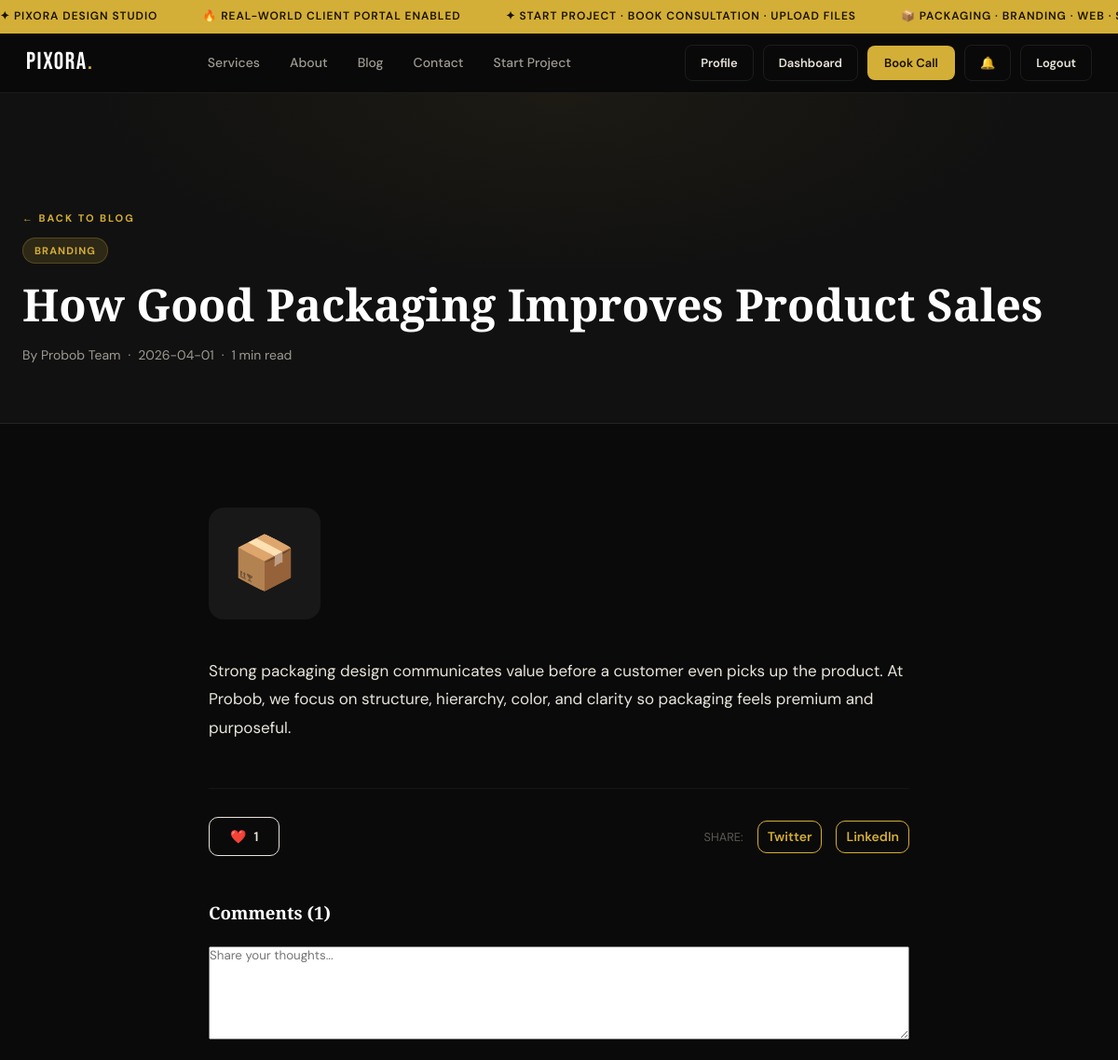
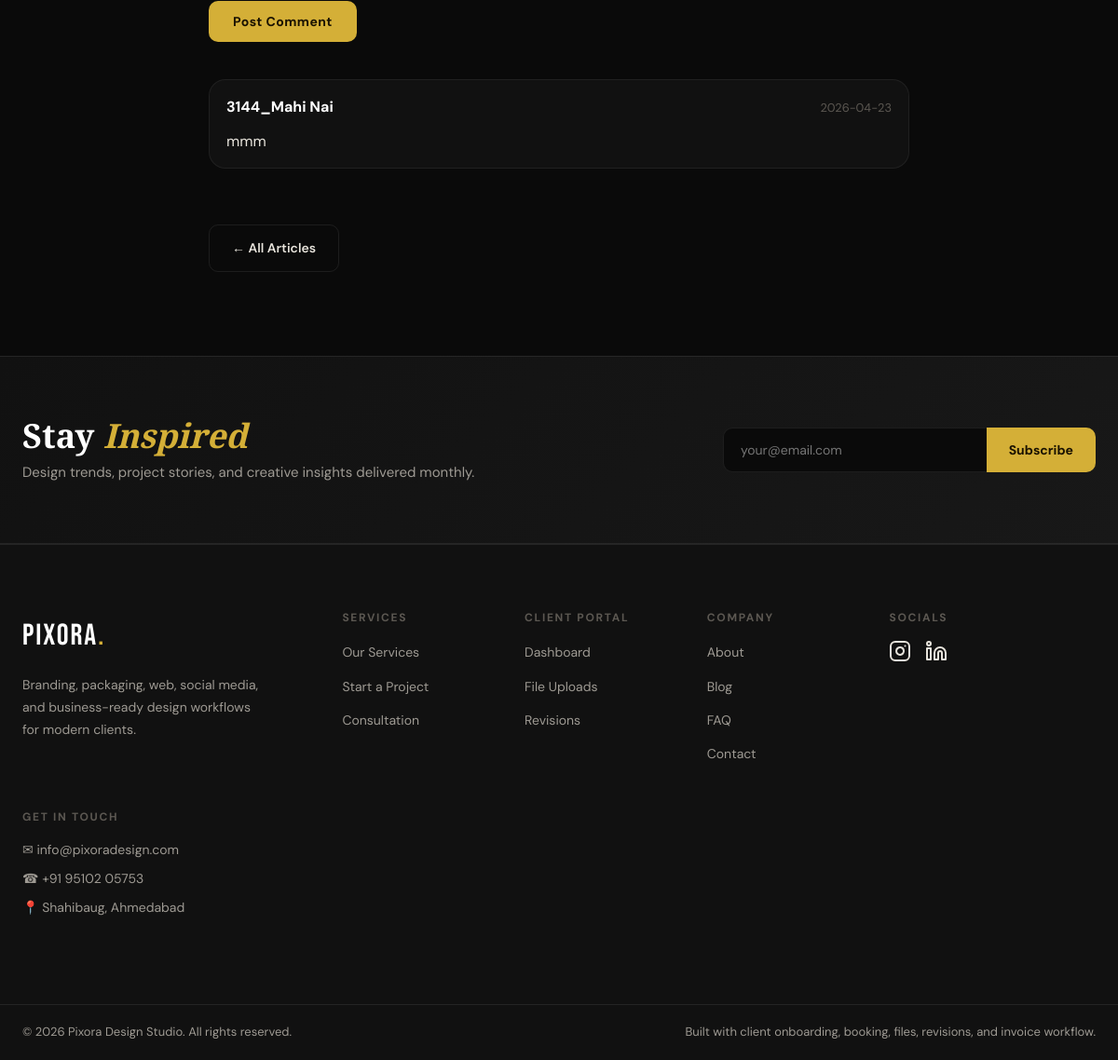
Screenshot of /blog/1 (signed in) with the database file from the repository (2 pictures, top to bottom).
### tables this page shows
CREATE TABLE blog_posts (
            id INTEGER PRIMARY KEY AUTOINCREMENT,
            title TEXT NOT NULL,
            excerpt TEXT,
            content TEXT,
            category TEXT,
            author TEXT DEFAULT 'Probob Team',
            published_at TEXT DEFAULT CURRENT_TIMESTAMP,
            cover_emoji TEXT DEFAULT '📝'
        , created_at TEXT, slug TEXT, tags TEXT, cover_image TEXT);

CREATE TABLE blog_comments (
            id INTEGER PRIMARY KEY AUTOINCREMENT,
            post_id INTEGER,
            user_id INTEGER,
            comment TEXT NOT NULL,
            created_at TEXT DEFAULT CURRENT_TIMESTAMP,
            FOREIGN KEY (post_id) REFERENCES blog_posts(id),
            FOREIGN KEY (user_id) REFERENCES users(id)
        );

CREATE TABLE users (
            id INTEGER PRIMARY KEY AUTOINCREMENT,
            name TEXT NOT NULL,
            email TEXT UNIQUE NOT NULL,
            password_hash TEXT NOT NULL,
            role TEXT DEFAULT 'user',
            reset_token TEXT,
            reset_token_expires TEXT,
            created_at TEXT DEFAULT CURRENT_TIMESTAMP
        , profile_picture TEXT, bio TEXT, phone TEXT, location TEXT, status TEXT DEFAULT 'active');

### app.py (the view)
@app.route('/blog/<int:post_id>')
def blog_post(post_id):
    db = get_db()
    user = get_current_user()
    post = db.execute('SELECT * FROM blog_posts WHERE id=?', (post_id,)).fetchone()
    if not post:
        flash('Post not found.', 'error')
        return redirect(url_for('blog'))
    post = dict(post)
    post['read_time'] = get_read_time(post['content'])
    likes_count = db.execute('SELECT COUNT(*) FROM blog_likes WHERE post_id=?', (post_id,)).fetchone()[0]
    comments = db.execute(
        'SELECT c.*, u.name as user_name FROM blog_comments c JOIN users u ON c.user_id = u.id WHERE c.post_id=? ORDER BY c.id DESC',
        (post_id,)
    ).fetchall()
    user_liked = False
    if user:
        user_liked = db.execute('SELECT 1 FROM blog_likes WHERE post_id=? AND user_id=?', (post_id, user['id'])).fetchone() is not None
    return render_template('blog_post.html', post=post, likes_count=likes_count, comments=comments, user_liked=user_liked)

### app.py (called while the page is built)
def get_db():
    db = getattr(g, '_database', None)
    if db is None:
        db = g._database = sqlite3.connect(DATABASE)
        db.row_factory = sqlite3.Row
    return db

@app.teardown_appcontext
def close_connection(exception):
    db = getattr(g, '_database', None)
    if db is not None:
        db.close()

def get_read_time(content):
    words = len((content or '').split())
    minutes = max(1, round(words / 200))
    return f"{minutes} min read"

def get_current_user():
    if 'user_id' not in session:
        return None
    return get_db().execute('SELECT * FROM users WHERE id=?', (session['user_id'],)).fetchone()

def get_user_notifications(limit=5, only_unread=False):
    user = get_current_user()
    if not user:
        return []
    query = 'SELECT * FROM notifications WHERE user_id=?'
    params = [user['id']]
    if only_unread:
        query += ' AND is_read=0'
    query += ' ORDER BY id DESC LIMIT ?'
    params.append(limit)
    return get_db().execute(query, tuple(params)).fetchall()

def unread_notification_count():
    user = get_current_user()
    if not user:
        return 0
    return get_db().execute('SELECT COUNT(*) FROM notifications WHERE user_id=? AND is_read=0', (user['id'],)).fetchone()[0]

@app.context_processor
def inject_user():
    user = get_current_user()
    play_login_sound = bool(session.pop('play_login_sound', False))
    return {
        'current_user': user,
        'notif_preview': get_user_notifications(limit=5) if user else [],
        'notif_unread_count': unread_notification_count() if user else 0,
        'play_login_sound': play_login_sound,
        'now_iso': now_iso
    }

### templates/blog_post.html (shortened to what this page needs)
{% extends "base.html" %}
{% block content %}
<div class="page-hero compact">
    <div class="container">
        <span class="section-kicker"><a href="/blog">← Back to Blog</a></span>
        <span class="blog-category-tag">{{ post.category }}</span>
        <h1>{{ post.title }}</h1>
        <div class="blog-post-meta">
            <span>By {{ post.author }}</span>
            <span>·</span>
            <span>{{ post.published_at[:10] if post.published_at else '' }}</span>
            <span>·</span>
            <span style="color: var(--accent-1);">{{ post.read_time }}</span>
        </div>
    </div>
</div>
<section class="section">
    <div class="container narrow">
        <div class="blog-post-cover">
            <div class="blog-post-emoji">{{ post.cover_emoji }}</div>
        </div>
        <div class="blog-post-content">
            {% if post.content %}
                {{ post.content }}
            {% else %}
                <p>{{ post.excerpt }}</p>
                <p>This is a full article about <strong>{{ post.title }}</strong>. Stay tuned for the complete content coming soon.</p>
            {% endif %}
        </div>
        <div style="border-top: 1px solid rgba(255,255,255,0.05); margin-top: 50px; padding-top: 30px; display: flex; justify-content: space-between; align-items: center;">
            <div style="display: flex; gap: 20px;">
                <button onclick="likePost({{ post.id }}, this)" class="btn-outline" style="display: flex; align-items: center; gap: 8px; {% if user_liked %}border-color: var(--accent-1); color: var(--accent-1);{% endif %}">
                    <span class="like-icon">{% if user_liked %}❤️{% else %}🤍{% endif %}</span>
                    <span class="like-count">{{ likes_count }}</span>
                </button>
            </div>
            <div style="display: flex; gap: 15px; align-items: center;">
                <span style="color: var(--text-3); font-size: 0.8rem; text-transform: uppercase;">Share:</span>
                <a href="https://twitter.com/intent/tweet?text={{ post.title }}&url={{ request.url }}" target="_blank" class="btn-outline" style="padding: 5px 10px;">Twitter</a>
                <a href="https://www.linkedin.com/sharing/share-offsite/?url={{ request.url }}" target="_blank" class="btn-outline" style="padding: 5px 10px;">LinkedIn</a>
            </div>
        </div>
        <div style="margin-top: 50px;">
            <h3 style="margin-bottom: 25px;">Comments ({{ comments|length }})</h3>
            {% if current_user %}
            <form method="POST" action="{{ url_for('blog_comment', post_id=post.id) }}" style="margin-bottom: 40px;">
                <textarea name="comment" class="form-input" style="width: 100%; height: 100px; margin-bottom: 15px;" placeholder="Share your thoughts..." required></textarea>
                <button type="submit" class="btn-primary">Post Comment</button>
            </form>
            {% else %}
            <div class="glass-card" style="padding: 20px; text-align: center; margin-bottom: 40px;">
                <p style="color: var(--text-2);">Please <a href="/login" style="color: var(--accent-1);">login</a> to join the conversation.</p>
            </div>
            {% endif %}
            <div class="metric-list">
                {% for c in comments %}
                <div class="metric-item">
                    <div class="metric-row">
                        <strong>{{ c.user_name }}</strong>
                        <span style="font-size: 0.8rem; color: var(--text-3);">{{ c.created_at[:10] }}</span>
                    </div>
                    <p style="margin-top: 10px; color: var(--text-1); line-height: 1.6;">{{ c.comment }}</p>
                </div>
                {% endfor %}
            </div>
        </div>
        <div class="blog-post-footer" style="margin-top: 60px;">
            <a href="/blog" class="btn-ghost">← All Articles</a>
        </div>
    </div>
</section>
{% endblock %}

### static/css/style.css (style rules this page uses)
*, *::before, *::after { box-sizing: border-box; margin: 0; padding: 0; }
:root { --bg: #0a0a0a; --bg-2: #111111; --bg-3: #181818; --bg-4: #222222; --border: rgba(255,255,255,0.08); --border-gold: rgba(212,175,55,0.25); --gold: #d4af37; --gold-light: #f0d060; --gold-dim: rgba(212,175,55,0.15); --white: #ffffff; --text: #e8e4dc; --text-2: #9e9a93; --text-3: #5c5852; --red: #e05555; --radius: 12px; --radius-lg: 20px; --shadow: 0 8px 32px rgba(0,0,0,0.5); --shadow-gold: 0 0 40px rgba(212,175,55,0.12); --font-display: 'Bebas Neue', sans-serif; --font-serif: 'Playfair Display', Georgia, serif; --font-body: 'DM Sans', system-ui, sans-serif; --nav-h: 64px; --ticker-h: 36px; }
html { scroll-behavior: smooth; }
body { background: var(--bg); color: var(--text); font-family: var(--font-body); font-size: 16px; line-height: 1.65; -webkit-font-smoothing: antialiased; overflow-x: hidden; }
a { color: inherit; text-decoration: none; }
button { cursor: pointer; border: none; background: none; font-family: inherit; }
input, textarea, select { font-family: inherit; }
h1,h2,h3,h4,h5 { font-family: var(--font-serif); font-weight: 700; line-height: 1.15; color: var(--white); }
.container { max-width: 1200px; margin: 0 auto; padding: 0 24px; }
.container.narrow { max-width: 800px; }
.btn-primary { display: inline-flex; align-items: center; gap: 6px; background: var(--gold); color: #1a1200; font-weight: 700; font-size: 14px; letter-spacing: 0.03em; padding: 13px 26px; border-radius: 10px; border: none; cursor: pointer; transition: background .2s, transform .15s, box-shadow .2s; }
.btn-ghost { display: inline-flex; align-items: center; gap: 6px; background: transparent; color: var(--text); font-weight: 600; font-size: 14px; padding: 13px 24px; border-radius: 10px; border: 1px solid var(--border); transition: border-color .2s, color .2s, transform .15s; }
.btn-outline { display: inline-flex; align-items: center; gap: 6px; background: transparent; color: var(--gold); font-weight: 600; font-size: 14px; padding: 11px 22px; border-radius: 10px; border: 1px solid var(--gold); transition: background .2s, color .2s; }
.section { padding: 90px 0; }
.section-kicker { display: inline-block; font-size: 11px; font-weight: 700; letter-spacing: 0.18em; text-transform: uppercase; color: var(--gold); margin-bottom: 10px; }
.page-hero { padding: 100px 0 60px; background: var(--bg-2); border-bottom: 1px solid var(--border); position: relative; overflow: hidden; }
.page-hero::before { content: ''; position: absolute; inset: 0; background: radial-gradient(ellipse 60% 80% at 50% 0%, rgba(212,175,55,0.06), transparent 70%); }
.page-hero .container { position: relative; }
.page-hero .section-kicker { margin-bottom: 12px; }
.page-hero h1 { font-size: clamp(48px, 6vw, 80px); margin-bottom: 16px; }
.page-hero.compact { padding: 120px 0 60px; }
.page-hero.compact h1 { font-size: clamp(36px, 4vw, 56px); }
.blog-category-tag { display: inline-block; font-size: 11px; font-weight: 700; letter-spacing: 0.1em; text-transform: uppercase; background: var(--gold-dim); color: var(--gold); padding: 4px 12px; border-radius: 100px; border: 1px solid var(--border-gold); }
.page-hero .blog-category-tag { margin-bottom: 16px; display: block; width: max-content; }
.blog-post-cover { width: 120px; height: 120px; background: var(--bg-3); border-radius: 16px; display: flex; align-items: center; justify-content: center; font-size: 56px; margin-bottom: 40px; }
.blog-post-emoji { font-size: 56px; }
.blog-post-content { font-size: 17px; line-height: 1.8; color: var(--text); }
.blog-post-footer { margin-top: 48px; }
.blog-post-meta { font-size: 14px; color: var(--text-2); margin-top: 12px; display: flex; gap: 8px; }
.metric-list { display:grid;gap:18px; }
.metric-item { padding:16px 18px;border-radius:18px;background:rgba(255,255,255,.03);border:1px solid rgba(255,255,255,.06); }
.metric-row { display:flex;align-items:center;justify-content:space-between;margin-bottom:10px;color:#fff; }
.metric-item p { line-height: 1.5; }

### rows the page displays
blog_posts: category "BRANDING", title "How Good Packaging Improves Product Sales", author "Probob Team", published_at "2026-04-01", cover_emoji "📦", content "Strong packaging design communicates value before a customer even picks up the product. At Probob, we focus on structure, hierarchy, color, and clarity so packaging feels premium and purposeful."
blog_comments: user_name "3144_Mahi Nai", created_at "2026-04-23", comment "mmm"

### other values shown
{{ post.read_time }} "1 min read"
{{ likes_count }} "1"
{{ comments|length }} "1"
